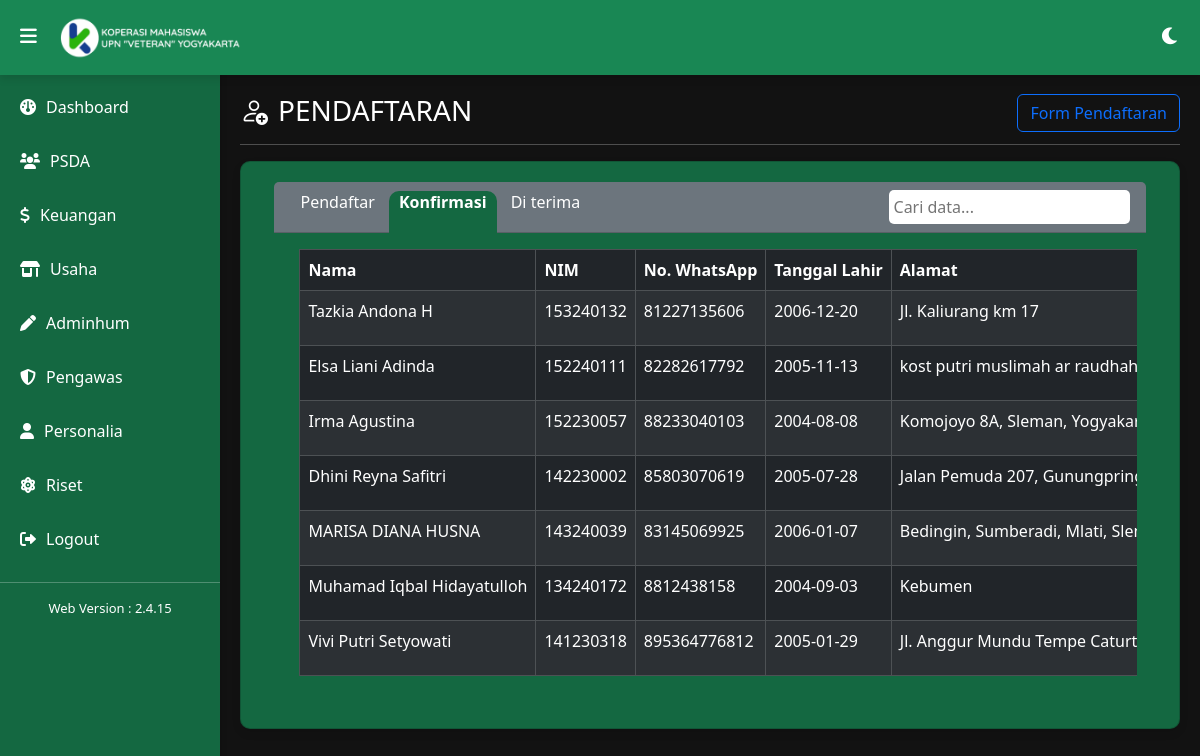
/backend/pages/PSDA/register/konfirmasi.php (signed in), run on the app's committed database.
### tables this page shows
CREATE TABLE `konfirmasi` (
  `id` int(11) NOT NULL,
  `nama` varchar(50) NOT NULL,
  `nim` int(11) NOT NULL,
  `no_wa` varchar(15) NOT NULL,
  `ttl` date NOT NULL,
  `alamat` varchar(100) NOT NULL,
  `kelamin` varchar(15) NOT NULL,
  `agama` varchar(20) NOT NULL,
  `fakultas` varchar(8) NOT NULL,
  `jurusan` varchar(30) NOT NULL,
  `email` varchar(50) NOT NULL,
  `metode` varchar(20) NOT NULL
);

### public_html/config/config2.php (called while the page is built, shortened)
<?php
$versi      = "Web Version : 2.4.15";
?><script type="text/javascript">

### public_html/backend/pages/PSDA/register/konfirmasi.php (the view, shortened to what this page needs)
<?php
include '../../../../config/config2.php';
?>
<!DOCTYPE html>
<html lang="en">
<head>
    <link rel="stylesheet" href="https://cdnjs.cloudflare.com/ajax/libs/font-awesome/6.0.0-beta3/css/all.min.css">
    <link href="https://cdn.jsdelivr.net/npm/bootstrap@5.3.3/dist/css/bootstrap.min.css" rel="stylesheet"
>
    <link rel="stylesheet" href="https://cdn.jsdelivr.net/npm/bootstrap-icons@1.11.3/font/bootstrap-icons.min.css">
    <link rel="stylesheet" href="../../../assets/style/style.css">
</head>
<body class="dark-mode">
    <nav class="header navbar fixed-top">
        <a class="navbar-brand" href="#">
            <img src="../../../assets/images/Logo.png" alt="Logo Kopma" height="45" style="padding-left: 40px;">
        </a>
        <div class="theme-switch" onclick="toggleTheme()">
            <i class="fas fa-moon"></i>
        </div>
        <div class="sidebar-toggle" onclick="toggleSidebar()">
            <i class="fas fa-bars"></i>
        </div>
    </nav>
    <div class="sidebar">
        <a href="../../dashboard"><i class="fa-solid fa-gauge"></i> Dashboard</a>
        <div class="menu-item" onclick="toggleSubmenu(this)">
            <a href="#"><i class="fa-solid fa-users"></i> PSDA</a>
        </div>
        <div class="menu-item" onclick="toggleSubmenu(this)">
            <a href="#"><i class="fa-solid fa-dollar-sign"></i> Keuangan</a>
        </div>
        <div class="menu-item" onclick="toggleSubmenu(this)">
            <a href="#"><i class="fa-solid fa-shop"></i> Usaha</a>
        </div>
        <div class="menu-item" onclick="toggleSubmenu(this)">
            <a href="#"><i class="fa-solid fa-pen"></i> Adminhum</a>
        </div>
        <div class="menu-item" onclick="toggleSubmenu(this)">
            <a href="#"><i class="fa-solid fa-shield"></i> Pengawas</a>
        </div>
        <div class="menu-item" onclick="toggleSubmenu(this)">
            <a href="#"><i class="fa-solid fa-user"></i> Personalia</a>
        </div>
        <div class="menu-item" onclick="toggleSubmenu(this)">
            <a href="#"><i class="fa-solid fa-atom"></i> Riset</a>
        </div>
        <a href="../../../config/logout"><i class="fas fa-sign-out-alt"></i> Logout</a>
        <hr>
        <p><?php echo $versi ?></p>
    </div>
    <div class="main-content">
        <div class="pt-4">
            <h3><i class="bi bi-person-add" style="margin-right: 10px;"></i>PENDAFTARAN
                <a href="../../../../frontend/pages/Form_Pendaftaran/form" target="_blank"><button style="float: right;" class="btn btn-outline-primary t1">Form Pendaftaran</button></a>
            </h3>
            <hr>
            <div class="card mt-3">
                <div class="card-header text-white bg-secondary">
                    <a href="pendaftar" class="select2">Pendaftar</a>
                    <a href="konfirmasi" class="select1">Konfirmasi</a>
                    <a href="diterima" class="select2">Di terima</a>
                    <input type="text" class="input" id="searchInput" placeholder="Cari data..." style="float: right; border:none; border-radius:5px;">
                </div>
                <div class="card-body" style="overflow-y: auto; width:95%;">
                    <table id="dataTable" class="table table-dark table-striped table-hover table-bordered" style="width: max-content;">
                        <thead>
                            <tr>
                                <th scope="col">Nama</th>
                                <th scope="col">NIM</th>
                                <th scope="col">No. WhatsApp</th>
                                <th scope="col">Tanggal Lahir</th>
                                <th scope="col">Alamat</th>
                            </tr>
                        </thead>
                        <tbody>
                            <?php
                            $sql2       = "SELECT * FROM konfirmasi ORDER BY id ASC";
                            $result     = mysqli_query($conn, $sql2);
                            if ($result->num_rows > 0) :
                                while ($r2 = mysqli_fetch_array($result)) :
                            ?>
                                    <tr>
                                        <td scope="row"><?php echo htmlspecialchars($r2['nama']) ?></td>
                                        <td scope="row"><?php echo htmlspecialchars($r2['nim']) ?></td>
                                        <td scope="row"><?php echo htmlspecialchars($r2['no_wa']) ?></td>
                                        <td scope="row"><?php echo htmlspecialchars($r2['ttl']) ?></td>
                                        <td scope="row"><?php echo htmlspecialchars($r2['alamat']) ?></td>
                                    </tr>
                                <?php endwhile; ?>
                            <?php else : ?>
                                <tr>
                                    <td colspan="3">No results found</td>
                                </tr>
                            <?php endif; ?>
                        </tbody>
                    </table>
                </div>
            </div>
        </div>
    </div>
</body>
</html>

### public_html/backend/assets/style/style.css (style rules this page uses)
body { font-family: 'Segoe UI', Tahoma, Geneva, Verdana, sans-serif; margin: 0; padding: 0; transition: background-color 0.3s, color 0.3s; }
.header { padding: 10px 20px; box-shadow: 0 4px 8px rgba(0, 0, 0, 0.1); z-index: 2; background-color: #1b5e20; }
.sidebar { padding-top: 80px; width: 220px; height: 100vh; position: fixed; top: 0; left: 0; box-shadow: 2px 0 5px rgba(0, 0, 0, 0.1); transition: transform 0.3s; background-color: #2e7d32; text-align: center; z-index: 1; }
.sidebar a { display: flex; align-items: center; padding: 15px 20px; text-decoration: none; color: #ffffff; transition: background-color 0.3s; }
.sidebar p { padding-bottom: 15px; padding-top: 0px; align-items: center; font-size: small; color: #ffffff; transition: background-color 0.3s; }
.sidebar a i { margin-right: 10px; }
.sidebar .menu-item { cursor: pointer; }
.main-content { margin-top: 50px; margin-left: 220px; padding: 20px; transition: margin-left 0.3s; }
.card { padding: 20px; margin-bottom: 20px; border-radius: 10px; box-shadow: 0 4px 8px rgba(0, 0, 0, 0.1); transition: transform 0.3s; background-color: #ffffff; color: #000000; }
.dark-mode { background-color: #121212; color: #ffffff; }
.dark-mode .header { background-color: #198754; }
.dark-mode .sidebar { background-color: #146841; }
.dark-mode .sidebar a { color: #ffffff; }
.dark-mode .card { background-color: #146841; color: #ffffff; }
.theme-switch, .sidebar-toggle { position: absolute; top: 22px; cursor: pointer; font-size: 1.2em; }
.theme-switch { right: 20px; }
.sidebar-toggle { left: 20px; }
.card { align-items: center; }
.card-header { width: 97%; }
.select1 { border-top-left-radius: 10px; border-top-right-radius: 10px; padding-left: 10px; padding-right: 10px; padding-bottom: 100px; background-color: white; text-decoration: none; font-size: medium; font-weight: bold; color: rgb(48, 48, 48); }
.select2 { text-decoration: none; padding-left: 10px; padding-right: 10px; font-size: medium; color: white; }
.dark-mode .select1 { border-top-left-radius: 10px; border-top-right-radius: 10px; padding-left: 10px; padding-right: 10px; padding-bottom: 100px; background-color: #146841; text-decoration: none; font-size: medium; font-weight: bold; color: white; }
.dark-mode .select2 { text-decoration: none; padding-left: 10px; padding-right: 10px; font-size: medium; color: white; }
.input { padding: 5px; border-radius: 5px; border: 1px solid #0d6efd; }
.table { width: 100%; }

### data on the page
konfirmasi: nama "Tazkia Andona H", nim "153240132", no_wa "81227135606", ttl "2006-12-20", alamat "Jl. Kaliurang km 17"
konfirmasi: nama "Elsa Liani Adinda", nim "152240111", no_wa "82282617792", ttl "2005-11-13", alamat "kost putri muslimah ar…"
konfirmasi: nama "Irma Agustina", nim "152230057", no_wa "88233040103", ttl "2004-08-08", alamat "Komojoyo 8A, Sleman,…"
konfirmasi: nama "Dhini Reyna Safitri", nim "142230002", no_wa "85803070619", ttl "2005-07-28", alamat "Jalan Pemuda 207,…"
konfirmasi: nama "MARISA DIANA HUSNA", nim "143240039", no_wa "83145069925", ttl "2006-01-07", alamat "Bedingin, Sumberadi, Mlati,…"
konfirmasi: nama "Muhamad Iqbal Hidayatulloh", nim "134240172", no_wa "8812438158", ttl "2004-09-03", alamat "Kebumen"
konfirmasi: nama "Vivi Putri Setyowati", nim "141230318", no_wa "895364776812", ttl "2005-01-29", alamat "Jl. Anggur Mundu Tempe…"

### other printed values
$versi "Web Version : 2.4.15"
